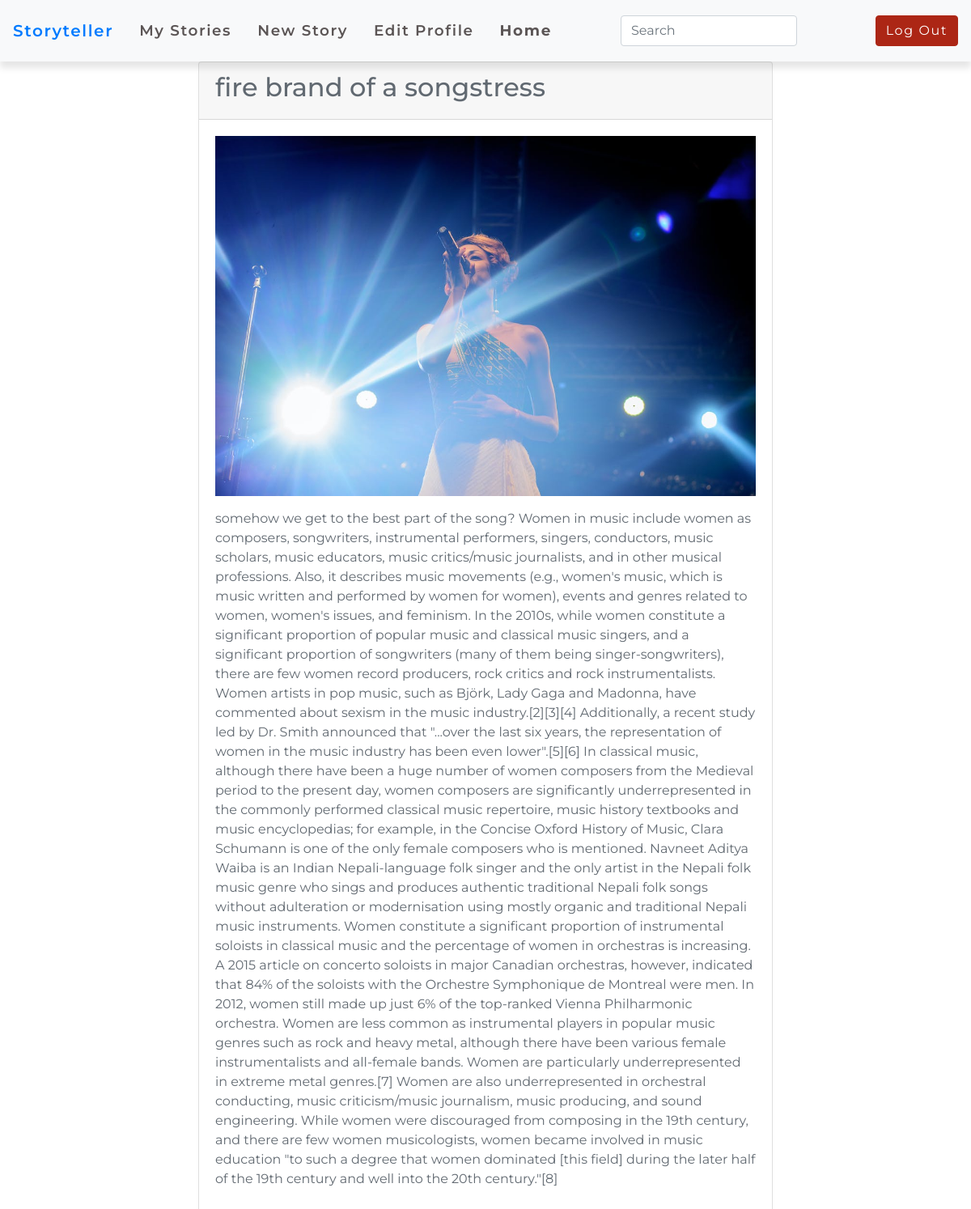
Screenshot of /znot_needed/view_story.php?story_id=15 with the database file from the repository.
### tables this page shows
CREATE TABLE `stories` (
  `id` int NOT NULL AUTO_INCREMENT,
  `title` varchar(255) NOT NULL,
  `description` text NOT NULL,
  `content` text NOT NULL,
  `image_url` varchar(255) DEFAULT NULL,
  `continent_id` int NOT NULL,
  `legend_id` int DEFAULT NULL,
  `author_id` int NOT NULL,
  `created_at` timestamp NULL DEFAULT CURRENT_TIMESTAMP,
  `updated_at` timestamp NULL DEFAULT CURRENT_TIMESTAMP ON UPDATE CURRENT_TIMESTAMP,
  `views` int DEFAULT '0',
  `rating` decimal(10,1) DEFAULT '2.5',
  PRIMARY KEY (`id`),
  KEY `fk_legend` (`legend_id`),
  KEY `fk_author` (`author_id`),
  KEY `fk_continent` (`continent_id`),
  CONSTRAINT `fk_author` FOREIGN KEY (`author_id`) REFERENCES `users` (`id`) ON DELETE RESTRICT,
  CONSTRAINT `fk_continent` FOREIGN KEY (`continent_id`) REFERENCES `continents` (`continent_id`) ON DELETE RESTRICT,
  CONSTRAINT `fk_legend` FOREIGN KEY (`legend_id`) REFERENCES `legends` (`legend_id`) ON DELETE RESTRICT
);

### znot_needed/view_story.php (the view, shortened to what this page needs)
<?php
include_once("connection.php");
$story_id = $_GET['story_id'];
$sql = "SELECT * FROM stories WHERE id=?";
$stmt = $conn->prepare($sql);
$stmt->bind_param("i", $story_id);
$stmt->execute();
$result = $stmt->get_result();
$story = $result->fetch_assoc();
?>
<!DOCTYPE html>
<html lang="en">
<head>
    <link rel="stylesheet" href="https://stackpath.bootstrapcdn.com/bootstrap/4.3.1/css/bootstrap.min.css">
    <link rel="stylesheet" href="./tutorial/css/style.css">
</head>
<body>
    <nav class="navbar navbar-expand-md navbar bg-light">
        <a class="navbar-brand" href="#">Storyteller</a>
        <div class="collapse navbar-collapse" id="navbarNav">
            <ul class="navbar-nav mr-auto">
                <li class="nav-item">
                    <a class="nav-link" href="storyteller_landing.php">My Stories</a>
                </li>
                <li class="nav-item">
                    <a class="nav-link" href="add_story.php">New Story</a>
                </li>
                <li class="nav-item">
                    <a class="nav-link" href="#">Edit Profile</a>
                </li>
                <li class="nav-item font-weight-bold">
                    <a class="nav-link" href="./webpage.html">Home</a>
                </li>
            </ul>
            <form class="form-inline my-2 my-lg-0">
                <input class="form-control mr-sm-2" type="search" placeholder="Search" aria-label="Search">
                <button class="btn btn-outline-light my-2 my-sm-0" type="submit">Search</button>
            </form>
            <a class="btn btn-danger ml-2" href="./logout.php">Log Out</a>
        </div>
    </nav>
    <div class="container">
        <div class="row justify-content-center">
            <div class="col-md-8">
                <div class="card">
                    <div class="card-header">
                        <h2><?php echo $story['title']; ?></h2>
                    </div>
                    <div class="card-body">
                        <?php if ($story['image_url']) : ?>
                            <img src="<?php echo $story['image_url'] ?>" class="img-fluid mb-3" alt="<?php echo $story['title']; ?>">
                        <?php endif; ?>
                        <p><?php echo $story['content']; ?></p>
                    </div>
                </div>
            </div>
        </div>
    </div>
</body>
</html>

### assets/css/style.css (style rules this page uses)
body { overflow-x: hidden; font-family: 'Montserrat', sans-serif; color: #616971; }
.navbar { font-size: 1.15rem; font-weight: 600; letter-spacing: 0.1rem; box-shadow: 0 .5rem .5rem rgba(0, 0, 0, .1); z-index: 10000 !important; }
.nav-item { padding: .5rem; }
.nav-link { color: #5b5555!important; }
.btn-danger { background-color: #AC2615; border: .05rem solid #AC2615; }
.row, .container-fluid { margin-left: 0px !important; margin-right: 0px !important; }

### rows the page displays
stories: title "fire brand of a songstress", image_url (picture), content "somehow we get to the best part of the song? Women in music include women as composers, songwriters, instrumental performers, singers, conductors, music scholars, music educators, music critics/music journalists, and in other musical professions. Also, it describes music movements (e.g., women's music, which is music written and performed by women for women), events and genres related to women, women's issues, and feminism. In the 2010s, while women constitute a significant proportion of popular music and classical music singers, and a significant proportion of songwriters (many of them being singer-songwriters), there are few women record producers, rock critics and rock instrumentalists.…"
